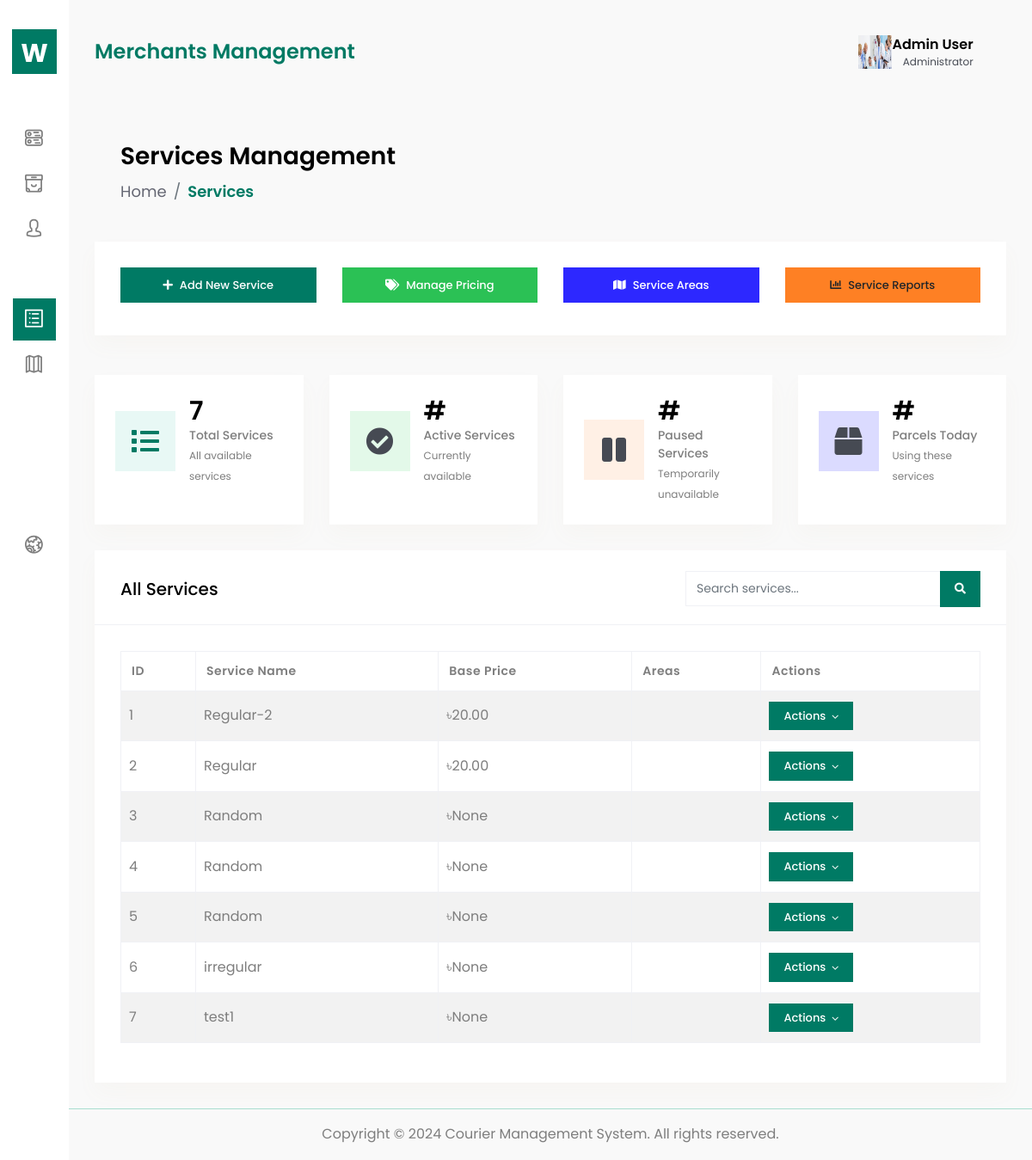
Before: /logistics/service/ with the older database file.
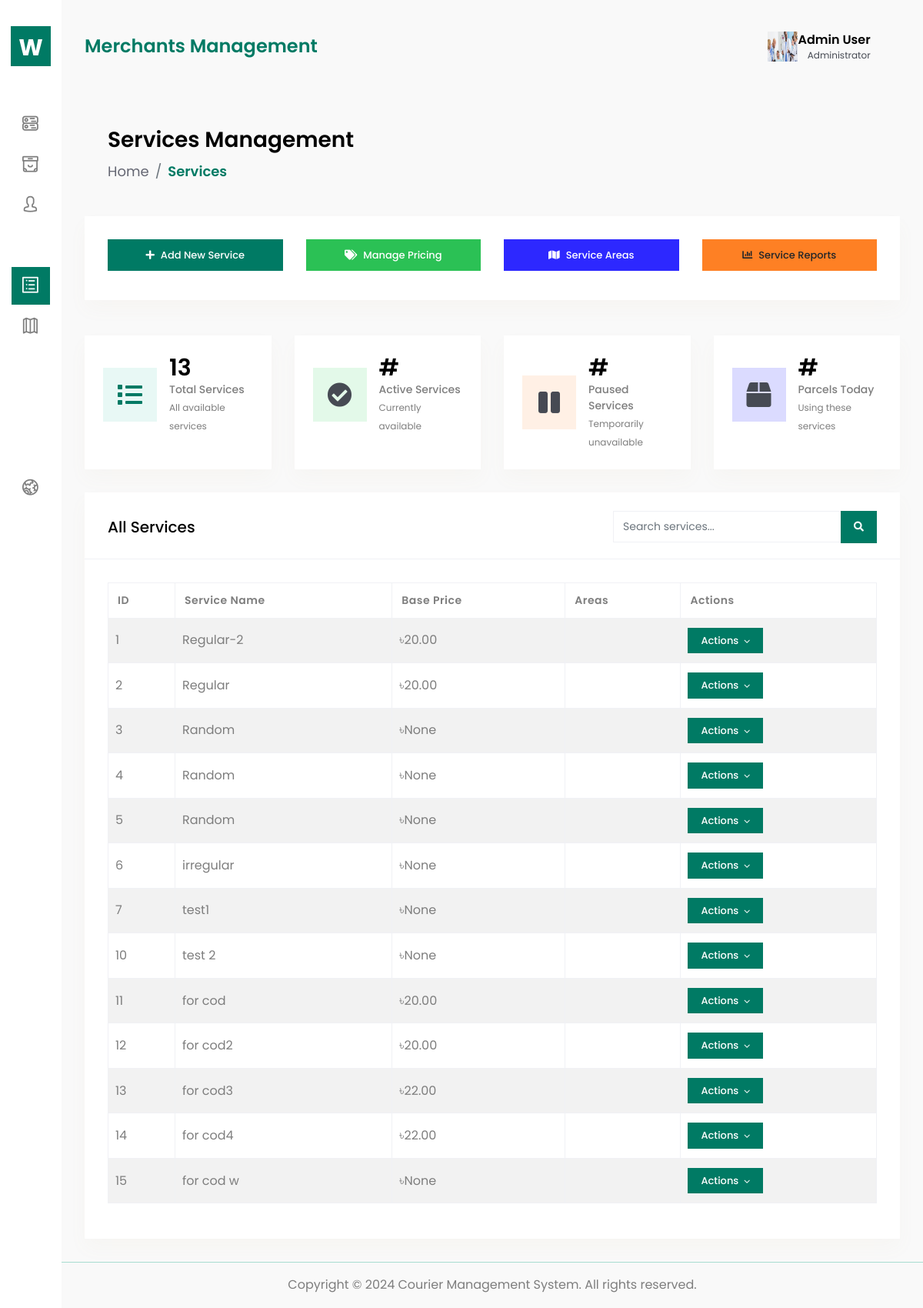
After: the same page with the newer database file.
### logistics/models.py (models this page shows, shortened)
class Service(models.Model):
    service_id = models.AutoField(primary_key=True)
    service_name = models.CharField(max_length=100)
    base_price = models.DecimalField(max_digits=20, decimal_places=2, null=True,blank=True)
    is_weight_based = models.BooleanField(default=False, null=True, blank=True)
    service_merchant_id = models.ForeignKey('accounts.Merchant', on_delete=models.CASCADE, related_name='services_merchant', null=True,blank=True)
    customer = models.ForeignKey( "accounts.Customer", on_delete=models.CASCADE, null=True, blank=True,related_name="customerservices")
    customer_cod_amount = models.DecimalField(max_digits=10, decimal_places=2, null=True, blank=True)
    percentage_cod=models.DecimalField(max_digits=5, decimal_places=2, null=True, blank=True)
    calculated_cod_amount = models.DecimalField(max_digits=10, decimal_places=2, null=True, blank=True)
    cod_option = models.CharField(
        max_length=10,
        choices=(("no", "No COD"), ("yes", "COD")),
        default="no"
    )
    dhaka_city_price = models.DecimalField(max_digits=20, decimal_places=2, null=True, blank=True)
    sub_city_price = models.DecimalField(max_digits=20, decimal_places=2, null=True, blank=True)
    out_of_dhaka_price = models.DecimalField(max_digits=20, decimal_places=2, null=True, blank=True)
    service_parcel = models.CharField(max_length=100, null=True, blank=True)
    created_at = models.DateTimeField(auto_now_add=True)
    updated_at = models.DateTimeField(auto_now=True)
    service_area = models.ManyToManyField('Area', related_name='service_area')

### logistics/views.py (the view)
# urls.py: path('service/', views.service, name='service'),
def service(request):
    services = Service.objects.all()  # Get all services
    total_services = services.count()
    context = {
        'services': services,
        'total_services': total_services,
    }
    return render(request, 'logistics/service.html', context)

### logistics/templates/logistics/service.html (shortened to what the changed rows need)
{%extends "base.html"%}
{%block content%}
        <div class="content-body">
            <div class="container-fluid">
                <div class="row">
                    <div class="col-xl-3 col-lg-6 col-sm-6">
                        <div class="widget-stat card">
                            <div class="card-body p-4">
                                <div class="media ai-icon">
                                    <div class="media-body">
                                        <h3 class="mb-0 text-black">{{total_services}}</h3>
                                        <p class="mb-0">Total Services</p>
                                        <small>All available services</small>
                                    </div>
                                </div>
                            </div>
                        </div>
                    </div>
                </div>
                <div class="row">
                    <div class="col-12">
                        <div class="card">
                            <div class="card-body">
                                <div class="table-responsive">
                                    <table id="servicesTable" class="table table-striped table-bordered">
                                        <thead>
                                            <tr>
                                                <th>ID</th>
                                                <th>Service Name</th>
                                                <th>Base Price</th>
                                                <th>Areas</th>
                                                <th>Actions</th>
                                            </tr>
                                        </thead>
                                        <tbody>
    {% for service in services %}
    <tr>
        <td>{{ service.service_id }}</td>
        <td>{{ service.service_name }}</td>
        <td>৳{{ service.base_price }}</td>
        <td>{{ service.service_areas }}</td>
        <td>
            <div class="dropdown">
                <button class="btn btn-primary btn-sm dropdown-toggle" type="button" data-toggle="dropdown">
                    Actions
                </button>
            </div>
        </td>
    </tr>
    {% empty %}
    <tr>
        <td colspan="8">No services found.</td>
    </tr>
    {% endfor %}
</tbody>
                                    </table>
                                </div>
                            </div>
                        </div>
                    </div>
                </div>
            </div>
        </div>
        {%endblock%}

Changed rows visible on the page:
added Service: service_id "10", service_name "test 2", base_price "None"
added Service: service_id "11", service_name "for cod", base_price "20.00"
added Service: service_id "12", service_name "for cod2", base_price "20.00"
added Service: service_id "13", service_name "for cod3", base_price "22.00"
added Service: service_id "14", service_name "for cod4", base_price "22.00"
added Service: service_id "15", service_name "for cod w", base_price "None"
Other visible differences:
{{ total_services }}: "7" → "13"
